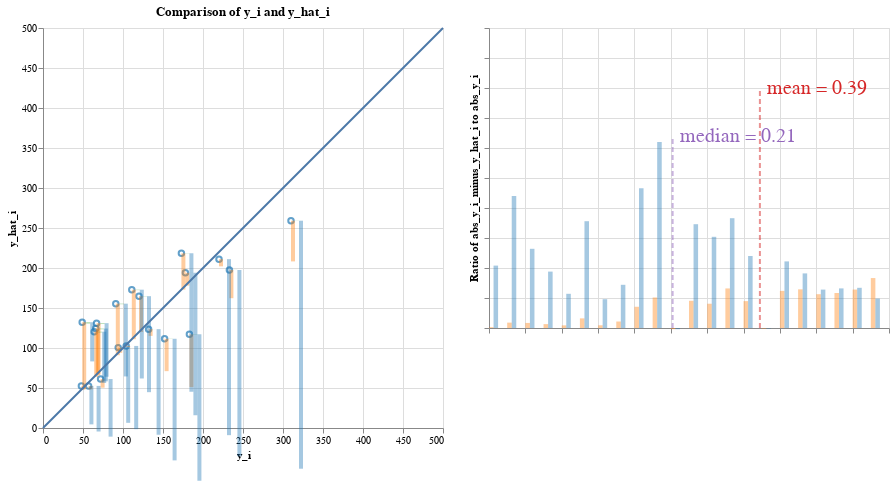

The notebook cell this image was saved under:
### Code cell
# mean absolute percentage error

########### BEGIN COMPUTATION GRAPH ##########
## Everything below can be extracted from the abstract syntax tree

EPSILON=1e-1
abs_y_i = np.maximum(y_i, np.full_like(y_i, EPSILON))
ape = abs_y_i_minus_y_hat_i / abs_y_i
mape = np.mean(ape)
data_dict['abs_y_i'] = abs_y_i
data_dict['ape'] = ape
data_dict['mape'] = mape

mean = ComputationNode('mean', None, 'mean', input_data=['ape'], output_data='mape')
ape_node = ComputationNode('ape', mean, 'vector_ratio', input_data=['abs_y_i_node', 'abs_y_i_minus_y_hat_i'], output_data='ape')

abs_y_i_minus_y_hat_i_node = ComputationNode('abs_y_i_minus_y_hat_i', ape_node, 'vector_abs', input_data=['y_i_minus_y_hat_i'], output_data='abs_y_i_minus_y_hat_i')
vector_difference_residuals = ComputationNode('vector_difference_residuals', abs_y_i_minus_y_hat_i_node, 'vector_diff', input_data=['y_i', 'y_hat_i'], output_data='y_i_minus_y_hat_i')
y_i_res_node = ComputationNode('literal_yi_res', vector_difference_residuals, 'vector', output_data='y_i')
y_hat_node = ComputationNode('literal_yhat', vector_difference_residuals, 'vector', output_data='y_hat_i')

abs_y_i_node = ComputationNode('abs_y_i', ape_node, 'vector_abs', input_data=['y_i'], output_data='abs_y_i')
y_i_den_node = ComputationNode('literal_yi_den', abs_y_i_node, 'vector', output_data='y_i')

parser = ComputationTreeParser(mean)
parser.parse_computation_tree()
vis_containers = parser.visualization_containers
########### END COMPUTATION GRAPH ##########
# print("vis_containers is ")
# [vc.pp() for vc in vis_containers]
r = AltairRenderer(vis_containers, data_dict, input_vars=input_vars)
charts = r.convert_to_charts()

charts.display()

### Figure 1 — Vega-Lite specification as saved in the notebook (floating-point values rounded to 4 significant figures)
{"config": {"view": {"continuousWidth": 400, "continuousHeight": 300}}, "hconcat": [{"layer": [{"data": {"name": "data-6e092f501a2a628f76569e6b429013ac"}, "mark": "point", "encoding": {"color": {"condition": {"value": "yellow", "selection": "selector005"}, "field": "color", "legend": null, "scale": {"scheme": "category10"}, "type": "nominal"}, "tooltip": [{"field": "age", "type": "quantitative"}, {"field": "bmi", "type": "quantitative"}, {"field": "bp", "type": "quantitative"}, {"field": "glu", "type": "quantitative"}, {"field": "hdl", "type": "quantitative"}, {"field": "id", "type": "quantitative"}, {"field": "ldl", "type": "quantitative"}, {"field": "ltg", "type": "quantitative"}, {"field": "sex", "type": "quantitative"}, {"field": "tc", "type": "quantitative"}, {"field": "tch", "type": "quantitative"}, {"field": "y_hat_i", "type": "quantitative"}, {"field": "y_i", "type": "quantitative"}], "x": {"axis": {"title": "y_i"}, "field": "x", "scale": {"domain": [0, 500]}, "type": "quantitative"}, "y": {"axis": {"title": "y_hat_i"}, "field": "y", "scale": {"domain": [0, 500]}, "type": "quantitative"}}, "height": 400.0, "title": "Comparison of y_i and y_hat_i", "width": 400.0}, {"data": {"name": "data-f23100d35b661fa300e635121468b1d9"}, "mark": {"type": "rect", "opacity": 0.4}, "encoding": {"color": {"condition": {"value": "yellow", "selection": "selector005"}, "field": "color-ratio", "legend": null, "scale": {"scheme": "category10"}, "type": "nominal"}, "x": {"field": "x-ratio", "scale": {"domain": [0, 500]}, "type": "quantitative"}, "x2": {"field": "x2-ratio"}, "y": {"field": "y-ratio", "scale": {"domain": [0, 500]}, "type": "quantitative"}, "y2": {"field": "y2-ratio"}}, "selection": {"selector005": {"type": "single", "fields": ["id"], "on": "mouseover", "empty": "none"}}}, {"data": {"name": "data-e18c70fdf05de719b9350ab397f3d2c9"}, "mark": "line", "encoding": {"x": {"field": "x", "type": "quantitative"}, "y": {"field": "y", "type": "quantitative"}}}]}, {"layer": [{"data": {"name": "data-80c5a44e65f572d8bcedc7d023a56444"}, "mark": {"type": "rect", "opacity": 0.4}, "encoding": {"color": {"condition": {"value": "yellow", "selection": "selector005"}, "field": "color-ratio", "legend": null, "scale": {"scheme": "category10"}, "type": "nominal"}, "x": {"axis": {"labels": false, "title": ""}, "field": "x-ratio", "type": "quantitative"}, "x2": {"field": "x2-ratio"}, "y": {"axis": {"labels": false, "title": "Ratio of abs_y_i_minus_y_hat_i to abs_y_i"}, "field": "y-ratio", "scale": {"domain": [0, 500]}, "type": "quantitative"}, "y2": {"field": "y2-ratio"}}, "selection": {"selector005": {"type": "single", "fields": ["id"], "on": "mouseover", "empty": "none"}}}, {"data": {"name": "data-6d6cf51ece5df7735dc40277fad1fd3c"}, "mark": {"type": "line", "opacity": 0.5, "strokeDash": [5, 3], "strokeWidth": 2}, "encoding": {"color": {"field": "color", "legend": null, "scale": {"scheme": "category10"}, "type": "nominal"}, "x": {"field": "x", "type": "quantitative"}, "y": {"field": "y", "type": "quantitative"}}}, {"data": {"name": "data-6d6cf51ece5df7735dc40277fad1fd3c"}, "mark": {"type": "text", "align": "left", "baseline": "middle", "dx": 7, "fontSize": 20}, "encoding": {"color": {"field": "color", "legend": null, "scale": {"scheme": "category10"}, "type": "nominal"}, "text": {"value": "mean = 0.39"}, "x": {"field": "x", "type": "quantitative"}, "y": {"field": "y", "type": "quantitative"}}, "transform": [{"filter": "(datum.y > 0)"}]}, {"data": {"name": "data-b38c351dfa418d37263b51cb432adac3"}, "mark": {"type": "line", "opacity": 0.5, "strokeDash": [5, 3], "strokeWidth": 2}, "encoding": {"color": {"field": "color", "legend": null, "scale": {"scheme": "category10"}, "type": "nominal"}, "x": {"field": "x", "type": "quantitative"}, "y": {"field": "y", "type": "quantitative"}}}, {"data": {"name": "data-b38c351dfa418d37263b51cb432adac3"}, "mark": {"type": "text", "align": "left", "baseline": "middle", "dx": 7, "fontSize": 20}, "encoding": {"color": {"field": "color", "legend": null, "scale": {"scheme": "category10"}, "type": "nominal"}, "text": {"value": "median = 0.21"}, "x": {"field": "x", "type": "quantitative"}, "y": {"field": "y", "type": "quantitative"}}, "transform": [{"filter": "(datum.y > 0)"}]}]}], "$schema": "https://vega.github.io/schema/vega-lite/v4.17.0.json", "datasets": {"data-6e092f501a2a628f76569e6b429013ac": [{"linediff": 35.38, "color": "abs_y_i", "x": 233.0, "y": 197.6, "abs_y_i_minus_y_hat_i": 35.38, "ape": 0.1518, "color-ape": "ape", "abs_y_i": 233.0, "id": 0, "y_i": 233.0, "y_hat_i": 197.6, "age": -0.07817, "sex": 0.05068, "bmi": 0.07786, "bp": 0.05286, "tc": 0.07824, "ldl": 0.06445, "hdl": 0.02655, "tch": -0.002592, "ltg": 0.04067, "glu": -0.009362}, {"linediff": -64.44, "color": "abs_y_i", "x": 91.0, "y": 155.4, "abs_y_i_minus_y_hat_i": 64.44, "ape": 0.7081, "color-ape": "ape", "abs_y_i": 91.0, "id": 1, "y_i": 91.0, "y_hat_i": 155.4, "age": 0.009016, "sex": 0.05068, "bmi": -0.03962, "bp": 0.02876, "tc": 0.03833, "ldl": 0.07353, "hdl": -0.07285, "tch": 0.1081, "ltg": 0.01557, "glu": -0.04664}, {"linediff": -61.89, "color": "abs_y_i", "x": 111.0, "y": 172.9, "abs_y_i_minus_y_hat_i": 61.89, "ape": 0.5576, "color-ape": "ape", "abs_y_i": 111.0, "id": 2, "y_i": 111.0, "y_hat_i": 172.9, "age": 0.001751, "sex": 0.05068, "bmi": 0.01104, "bp": -0.01944, "tc": -0.0167, "ldl": -0.003819, "hdl": -0.04708, "tch": 0.03431, "ltg": 0.02406, "glu": 0.02377}, {"linediff": 40.47, "color": "abs_y_i", "x": 152.0, "y": 111.5, "abs_y_i_minus_y_hat_i": 40.47, "ape": 0.2662, "color-ape": "ape", "abs_y_i": 152.0, "id": 3, "y_i": 152.0, "y_hat_i": 111.5, "age": -0.07817, "sex": -0.04464, "bmi": -0.0407, "bp": -0.08141, "tc": -0.1006, "ldl": -0.1128, "hdl": 0.02287, "tch": -0.07639, "ltg": -0.02029, "glu": -0.05078}, {"linediff": -44.79, "color": "abs_y_i", "x": 120.0, "y": 164.8, "abs_y_i_minus_y_hat_i": 44.79, "ape": 0.3733, "color-ape": "ape", "abs_y_i": 120.0, "id": 4, "y_i": 120.0, "y_hat_i": 164.8, "age": 0.03081, "sex": 0.05068, "bmi": -0.03423, "bp": 0.04367, "tc": 0.0576, "ldl": 0.06883, "hdl": -0.03236, "tch": 0.05756, "ltg": 0.03546, "glu": 0.08591}, {"linediff": -64.07, "color": "abs_y_i", "x": 67.0, "y": 131.1, "abs_y_i_minus_y_hat_i": 64.07, "ape": 0.9562, "color-ape": "ape", "abs_y_i": 67.0, "id": 5, "y_i": 67.0, "y_hat_i": 131.1, "age": -0.03457, "sex": 0.05068, "bmi": 0.00565, "bp": -0.00567, "tc": -0.07312, "ldl": -0.06269, "hdl": -0.006584, "tch": -0.03949, "ltg": -0.04542, "glu": 0.03206}, {"linediff": 50.88, "color": "abs_y_i", "x": 310.0, "y": 259.1, "abs_y_i_minus_y_hat_i": 50.88, "ape": 0.1641, "color-ape": "ape", "abs_y_i": 310.0, "id": 6, "y_i": 310.0, "y_hat_i": 259.1, "age": 0.04897, "sex": 0.05068, "bmi": 0.08864, "bp": 0.08729, "tc": 0.03558, "ldl": 0.02155, "hdl": -0.02499, "tch": 0.03431, "ltg": 0.06605, "glu": 0.1315}, {"linediff": -6.479, "color": "abs_y_i", "x": 94.0, "y": 100.5, "abs_y_i_minus_y_hat_i": 6.479, "ape": 0.06892, "color-ape": "ape", "abs_y_i": 94.0, "id": 7, "y_i": 94.0, "y_hat_i": 100.5, "age": -0.04184, "sex": -0.04464, "bmi": -0.03315, "bp": -0.02288, "tc": 0.04659, "ldl": 0.04159, "hdl": 0.056, "tch": -0.02473, "ltg": -0.02595, "glu": -0.03836}, {"linediff": 65.94, "color": "abs_y_i", "x": 183.0, "y": 117.1, "abs_y_i_minus_y_hat_i": 65.94, "ape": 0.3603, "color-ape": "ape", "abs_y_i": 183.0, "id": 8, "y_i": 183.0, "y_hat_i": 117.1, "age": -0.009147, "sex": -0.04464, "bmi": -0.05686, "bp": -0.05043, "tc": 0.02182, "ldl": 0.04535, "hdl": -0.02867, "tch": 0.03431, "ltg": -0.009919, "glu": -0.01765}, {"linediff": -58.3, "color": "abs_y_i", "x": 66.0, "y": 124.3, "abs_y_i_minus_y_hat_i": 58.3, "ape": 0.8834, "color-ape": "ape", "abs_y_i": 66.0, "id": 9, "y_i": 66.0, "y_hat_i": 124.3, "age": 0.07077, "sex": 0.05068, "bmi": -0.031, "bp": 0.02187, "tc": -0.03734, "ldl": -0.04703, "hdl": 0.03391, "tch": -0.03949, "ltg": -0.01496, "glu": -0.001078}, {"linediff": -45.37, "color": "abs_y_i", "x": 173.0, "y": 218.4, "abs_y_i_minus_y_hat_i": 45.37, "ape": 0.2622, "color-ape": "ape", "abs_y_i": 173.0, "id": 10, "y_i": 173.0, "y_hat_i": 218.4, "age": 0.009016, "sex": -0.04464, "bmi": 0.05523, "bp": -0.00567, "tc": 0.0576, "ldl": 0.04472, "hdl": -0.002903, "tch": 0.02324, "ltg": 0.05569, "glu": 0.1066}, {"linediff": 10.8, "color": "abs_y_i", "x": 72.0, "y": 61.2, "abs_y_i_minus_y_hat_i": 10.8, "ape": 0.1501, "color-ape": "ape", "abs_y_i": 72.0, "id": 11, "y_i": 72.0, "y_hat_i": 61.2, "age": -0.02731, "sex": -0.04464, "bmi": -0.0601, "bp": -0.02977, "tc": 0.04659, "ldl": 0.01998, "hdl": 0.1223, "tch": -0.03949, "ltg": -0.0514, "glu": -0.009362}, {"linediff": -83.25, "color": "abs_y_i", "x": 49.0, "y": 132.2, "abs_y_i_minus_y_hat_i": 83.25, "ape": 1.699, "color-ape": "ape", "abs_y_i": 49.0, "id": 12, "y_i": 49.0, "y_hat_i": 132.2, "age": 0.01628, "sex": -0.04464, "bmi": 0.001339, "bp": 0.008101, "tc": 0.005311, "ldl": 0.0109, "hdl": 0.03023, "tch": -0.03949, "ltg": -0.04542, "glu": 0.03206}, {"linediff": -56.33, "color": "abs_y_i", "x": 64.0, "y": 120.3, "abs_y_i_minus_y_hat_i": 56.33, "ape": 0.8802, "color-ape": "ape", "abs_y_i": 64.0, "id": 13, "y_i": 64.0, "y_hat_i": 120.3, "age": -0.01278, "sex": -0.04464, "bmi": -0.02345, "bp": -0.0401, "tc": -0.0167, "ldl": 0.004636, "hdl": -0.01763, "tch": -0.002592, "ltg": -0.03846, "glu": -0.03836}, {"linediff": -4.545, "color": "abs_y_i", "x": 48.0, "y": 52.55, "abs_y_i_minus_y_hat_i": 4.545, "ape": 0.09469, "color-ape": "ape", "abs_y_i": 48.0, "id": 14, "y_i": 48.0, "y_hat_i": 52.55, "age": -0.05637, "sex": -0.04464, "bmi": -0.07411, "bp": -0.05043, "tc": -0.02496, "ldl": -0.04703, "hdl": 0.09282, "tch": -0.07639, "ltg": -0.06118, "glu": -0.04664}, {"linediff": -16.04, "color": "abs_y_i", "x": 178.0, "y": 194.0, "abs_y_i_minus_y_hat_i": 16.04, "ape": 0.0901, "color-ape": "ape", "abs_y_i": 178.0, "id": 15, "y_i": 178.0, "y_hat_i": 194.0, "age": 0.04171, "sex": 0.05068, "bmi": 0.01966, "bp": 0.05974, "tc": -0.005697, "ldl": -0.002566, "hdl": -0.02867, "tch": -0.002592, "ltg": 0.03119, "glu": 0.007207}, {"linediff": 1.424, "color": "abs_y_i", "x": 104.0, "y": 102.6, "abs_y_i_minus_y_hat_i": 1.424, "ape": 0.0137, "color-ape": "ape", "abs_y_i": 104.0, "id": 16, "y_i": 104.0, "y_hat_i": 102.6, "age": -0.005515, "sex": 0.05068, "bmi": -0.01591, "bp": -0.06764, "tc": 0.04934, "ldl": 0.07917, "hdl": -0.02867, "tch": 0.03431, "ltg": -0.01811, "glu": 0.04449}, {"linediff": 8.432, "color": "abs_y_i", "x": 132.0, "y": 123.6, "abs_y_i_minus_y_hat_i": 8.432, "ape": 0.06388, "color-ape": "ape", "abs_y_i": 132.0, "id": 17, "y_i": 132.0, "y_hat_i": 123.6, "age": 0.04171, "sex": 0.05068, "bmi": -0.01591, "bp": 0.01729, "tc": -0.03734, "ldl": -0.01384, "hdl": -0.02499, "tch": -0.01108, "ltg": -0.04688, "glu": 0.01549}, {"linediff": 8.965, "color": "abs_y_i", "x": 220.0, "y": 211.0, "abs_y_i_minus_y_hat_i": 8.965, "ape": 0.04075, "color-ape": "ape", "abs_y_i": 220.0, "id": 18, "y_i": 220.0, "y_hat_i": 211.0, "age": -0.04547, "sex": -0.04464, "bmi": 0.03906, "bp": 0.001215, "tc": 0.01632, "ldl": 0.01528, "hdl": -0.02867, "tch": 0.02656, "ltg": 0.04453, "glu": -0.02593}, {"linediff": 4.398, "color": "abs_y_i", "x": 57.0, "y": 52.6, "abs_y_i_minus_y_hat_i": 4.398, "ape": 0.07715, "color-ape": "ape", "abs_y_i": 57.0, "id": 19, "y_i": 57.0, "y_hat_i": 52.6, "age": -0.04547, "sex": -0.04464, "bmi": -0.07303, "bp": -0.08141, "tc": 0.08374, "ldl": 0.02781, "hdl": 0.1738, "tch": -0.03949, "ltg": -0.004222, "glu": 0.003064}], "data-f23100d35b661fa300e635121468b1d9": [{"x-ratio": 233.0, "y-ratio": 197.6, "x2-ratio": 238.0, "y2-ratio": 162.2, "color-ratio": "abs_y_i_minus_y_hat_i", "id": 0}, {"x-ratio": 91.0, "y-ratio": 155.4, "x2-ratio": 96.0, "y2-ratio": 91.0, "color-ratio": "abs_y_i_minus_y_hat_i", "id": 1}, {"x-ratio": 111.0, "y-ratio": 172.9, "x2-ratio": 116.0, "y2-ratio": 111.0, "color-ratio": "abs_y_i_minus_y_hat_i", "id": 2}, {"x-ratio": 152.0, "y-ratio": 111.5, "x2-ratio": 157.0, "y2-ratio": 71.07, "color-ratio": "abs_y_i_minus_y_hat_i", "id": 3}, {"x-ratio": 120.0, "y-ratio": 164.8, "x2-ratio": 125.0, "y2-ratio": 120.0, "color-ratio": "abs_y_i_minus_y_hat_i", "id": 4}, {"x-ratio": 67.0, "y-ratio": 131.1, "x2-ratio": 72.0, "y2-ratio": 67.0, "color-ratio": "abs_y_i_minus_y_hat_i", "id": 5}, {"x-ratio": 310.0, "y-ratio": 259.1, "x2-ratio": 315.0, "y2-ratio": 208.2, "color-ratio": "abs_y_i_minus_y_hat_i", "id": 6}, {"x-ratio": 94.0, "y-ratio": 100.5, "x2-ratio": 99.0, "y2-ratio": 94.0, "color-ratio": "abs_y_i_minus_y_hat_i", "id": 7}, {"x-ratio": 183.0, "y-ratio": 117.1, "x2-ratio": 188.0, "y2-ratio": 51.12, "color-ratio": "abs_y_i_minus_y_hat_i", "id": 8}, {"x-ratio": 66.0, "y-ratio": 124.3, "x2-ratio": 71.0, "y2-ratio": 66.0, "color-ratio": "abs_y_i_minus_y_hat_i", "id": 9}, {"x-ratio": 173.0, "y-ratio": 218.4, "x2-ratio": 178.0, "y2-ratio": 173.0, "color-ratio": "abs_y_i_minus_y_hat_i", "id": 10}, {"x-ratio": 72.0, "y-ratio": 61.2, "x2-ratio": 77.0, "y2-ratio": 50.39, "color-ratio": "abs_y_i_minus_y_hat_i", "id": 11}, {"x-ratio": 49.0, "y-ratio": 132.2, "x2-ratio": 54.0, "y2-ratio": 49.0, "color-ratio": "abs_y_i_minus_y_hat_i", "id": 12}, {"x-ratio": 64.0, "y-ratio": 120.3, "x2-ratio": 69.0, "y2-ratio": 64.0, "color-ratio": "abs_y_i_minus_y_hat_i", "id": 13}, {"x-ratio": 48.0, "y-ratio": 52.55, "x2-ratio": 53.0, "y2-ratio": 48.0, "color-ratio": "abs_y_i_minus_y_hat_i", "id": 14}, {"x-ratio": 178.0, "y-ratio": 194.0, "x2-ratio": 183.0, "y2-ratio": 178.0, "color-ratio": "abs_y_i_minus_y_hat_i", "id": 15}, {"x-ratio": 104.0, "y-ratio": 102.6, "x2-ratio": 109.0, "y2-ratio": 101.2, "color-ratio": "abs_y_i_minus_y_hat_i", "id": 16}, {"x-ratio": 132.0, "y-ratio": 123.6, "x2-ratio": 137.0, "y2-ratio": 115.1, "color-ratio": "abs_y_i_minus_y_hat_i", "id": 17}, {"x-ratio": 220.0, "y-ratio": 211.0, "x2-ratio": 225.0, "y2-ratio": 202.1, "color-ratio": "abs_y_i_minus_y_hat_i", "id": 18}, {"x-ratio": 57.0, "y-ratio": 52.6, "x2-ratio": 62.0, "y2-ratio": 48.2, "color-ratio": "abs_y_i_minus_y_hat_i", "id": 19}, {"x-ratio": 238.0, "y-ratio": 197.6, "x2-ratio": 243.0, "y2-ratio": 197.5, "color-ratio": "ape", "id": 0}, {"x-ratio": 96.0, "y-ratio": 155.4, "x2-ratio": 101.0, "y2-ratio": 154.7, "color-ratio": "ape", "id": 1}, {"x-ratio": 116.0, "y-ratio": 172.9, "x2-ratio": 121.0, "y2-ratio": 172.3, "color-ratio": "ape", "id": 2}, {"x-ratio": 157.0, "y-ratio": 111.5, "x2-ratio": 162.0, "y2-ratio": 111.3, "color-ratio": "ape", "id": 3}, {"x-ratio": 125.0, "y-ratio": 164.8, "x2-ratio": 130.0, "y2-ratio": 164.4, "color-ratio": "ape", "id": 4}, {"x-ratio": 72.0, "y-ratio": 131.1, "x2-ratio": 77.0, "y2-ratio": 130.1, "color-ratio": "ape", "id": 5}, {"x-ratio": 315.0, "y-ratio": 259.1, "x2-ratio": 320.0, "y2-ratio": 259.0, "color-ratio": "ape", "id": 6}, {"x-ratio": 99.0, "y-ratio": 100.5, "x2-ratio": 104.0, "y2-ratio": 100.4, "color-ratio": "ape", "id": 7}, {"x-ratio": 188.0, "y-ratio": 117.1, "x2-ratio": 193.0, "y2-ratio": 116.7, "color-ratio": "ape", "id": 8}, {"x-ratio": 71.0, "y-ratio": 124.3, "x2-ratio": 76.0, "y2-ratio": 123.4, "color-ratio": "ape", "id": 9}, {"x-ratio": 178.0, "y-ratio": 218.4, "x2-ratio": 183.0, "y2-ratio": 218.1, "color-ratio": "ape", "id": 10}, {"x-ratio": 77.0, "y-ratio": 61.2, "x2-ratio": 82.0, "y2-ratio": 61.05, "color-ratio": "ape", "id": 11}, {"x-ratio": 54.0, "y-ratio": 132.2, "x2-ratio": 59.0, "y2-ratio": 130.5, "color-ratio": "ape", "id": 12}, {"x-ratio": 69.0, "y-ratio": 120.3, "x2-ratio": 74.0, "y2-ratio": 119.5, "color-ratio": "ape", "id": 13}, {"x-ratio": 53.0, "y-ratio": 52.55, "x2-ratio": 58.0, "y2-ratio": 52.45, "color-ratio": "ape", "id": 14}, {"x-ratio": 183.0, "y-ratio": 194.0, "x2-ratio": 188.0, "y2-ratio": 193.9, "color-ratio": "ape", "id": 15}, {"x-ratio": 109.0, "y-ratio": 102.6, "x2-ratio": 114.0, "y2-ratio": 102.6, "color-ratio": "ape", "id": 16}, {"x-ratio": 137.0, "y-ratio": 123.6, "x2-ratio": 142.0, "y2-ratio": 123.5, "color-ratio": "ape", "id": 17}, {"x-ratio": 225.0, "y-ratio": 211.0, "x2-ratio": 230.0, "y2-ratio": 211.0, "color-ratio": "ape", "id": 18}, {"x-ratio": 62.0, "y-ratio": 52.6, "x2-ratio": 67.0, "y2-ratio": 52.53, "color-ratio": "ape", "id": 19}, {"x-ratio": 243.0, "y-ratio": 197.6, "x2-ratio": 248.0, "y2-ratio": -35.38, "color-ratio": "abs_y_i", "id": 0}, {"x-ratio": 101.0, "y-ratio": 155.4, "x2-ratio": 106.0, "y2-ratio": 64.44, "color-ratio": "abs_y_i", "id": 1}, {"x-ratio": 121.0, "y-ratio": 172.9, "x2-ratio": 126.0, "y2-ratio": 61.89, "color-ratio": "abs_y_i", "id": 2}, {"x-ratio": 162.0, "y-ratio": 111.5, "x2-ratio": 167.0, "y2-ratio": -40.47, "color-ratio": "abs_y_i", "id": 3}, {"x-ratio": 130.0, "y-ratio": 164.8, "x2-ratio": 135.0, "y2-ratio": 44.79, "color-ratio": "abs_y_i", "id": 4}, {"x-ratio": 77.0, "y-ratio": 131.1, "x2-ratio": 82.0, "y2-ratio": 64.07, "color-ratio": "abs_y_i", "id": 5}, {"x-ratio": 320.0, "y-ratio": 259.1, "x2-ratio": 325.0, "y2-ratio": -50.88, "color-ratio": "abs_y_i", "id": 6}, {"x-ratio": 104.0, "y-ratio": 100.5, "x2-ratio": 109.0, "y2-ratio": 6.479, "color-ratio": "abs_y_i", "id": 7}, {"x-ratio": 193.0, "y-ratio": 117.1, "x2-ratio": 198.0, "y2-ratio": -65.94, "color-ratio": "abs_y_i", "id": 8}, {"x-ratio": 76.0, "y-ratio": 124.3, "x2-ratio": 81.0, "y2-ratio": 58.3, "color-ratio": "abs_y_i", "id": 9}, {"x-ratio": 183.0, "y-ratio": 218.4, "x2-ratio": 188.0, "y2-ratio": 45.37, "color-ratio": "abs_y_i", "id": 10}, {"x-ratio": 82.0, "y-ratio": 61.2, "x2-ratio": 87.0, "y2-ratio": -10.8, "color-ratio": "abs_y_i", "id": 11}, {"x-ratio": 59.0, "y-ratio": 132.2, "x2-ratio": 64.0, "y2-ratio": 83.25, "color-ratio": "abs_y_i", "id": 12}, {"x-ratio": 74.0, "y-ratio": 120.3, "x2-ratio": 79.0, "y2-ratio": 56.33, "color-ratio": "abs_y_i", "id": 13}, {"x-ratio": 58.0, "y-ratio": 52.55, "x2-ratio": 63.0, "y2-ratio": 4.545, "color-ratio": "abs_y_i", "id": 14}, {"x-ratio": 188.0, "y-ratio": 194.0, "x2-ratio": 193.0, "y2-ratio": 16.04, "color-ratio": "abs_y_i", "id": 15}, {"x-ratio": 114.0, "y-ratio": 102.6, "x2-ratio": 119.0, "y2-ratio": -1.424, "color-ratio": "abs_y_i", "id": 16}, {"x-ratio": 142.0, "y-ratio": 123.6, "x2-ratio": 147.0, "y2-ratio": -8.432, "color-ratio": "abs_y_i", "id": 17}, {"x-ratio": 230.0, "y-ratio": 211.0, "x2-ratio": 235.0, "y2-ratio": -8.965, "color-ratio": "abs_y_i", "id": 18}, {"x-ratio": 67.0, "y-ratio": 52.6, "x2-ratio": 72.0, "y2-ratio": -4.398, "color-ratio": "abs_y_i", "id": 19}], "data-e18c70fdf05de719b9350ab397f3d2c9": [{"x": 0, "y": 0}, {"x": 500, "y": 500}], "data-80c5a44e65f572d8bcedc7d023a56444": [{"x-ratio": 0.0, "y-ratio": 0, "x2-ratio": 0.25, "y2-ratio": 1.424, "color-ratio": "abs_y_i_minus_y_hat_i", "id": 16}, {"x-ratio": 1.0, "y-ratio": 0, "x2-ratio": 1.25, "y2-ratio": 8.965, "color-ratio": "abs_y_i_minus_y_hat_i", "id": 18}, {"x-ratio": 2.0, "y-ratio": 0, "x2-ratio": 2.25, "y2-ratio": 8.432, "color-ratio": "abs_y_i_minus_y_hat_i", "id": 17}, {"x-ratio": 3.0, "y-ratio": 0, "x2-ratio": 3.25, "y2-ratio": 6.479, "color-ratio": "abs_y_i_minus_y_hat_i", "id": 7}, {"x-ratio": 4.0, "y-ratio": 0, "x2-ratio": 4.25, "y2-ratio": 4.398, "color-ratio": "abs_y_i_minus_y_hat_i", "id": 19}, {"x-ratio": 5.0, "y-ratio": 0, "x2-ratio": 5.25, "y2-ratio": 16.04, "color-ratio": "abs_y_i_minus_y_hat_i", "id": 15}, {"x-ratio": 6.0, "y-ratio": 0, "x2-ratio": 6.25, "y2-ratio": 4.545, "color-ratio": "abs_y_i_minus_y_hat_i", "id": 14}, {"x-ratio": 7.0, "y-ratio": 0, "x2-ratio": 7.25, "y2-ratio": 10.8, "color-ratio": "abs_y_i_minus_y_hat_i", "id": 11}, {"x-ratio": 8.0, "y-ratio": 0, "x2-ratio": 8.25, "y2-ratio": 35.38, "color-ratio": "abs_y_i_minus_y_hat_i", "id": 0}, {"x-ratio": 9.0, "y-ratio": 0, "x2-ratio": 9.25, "y2-ratio": 50.88, "color-ratio": "abs_y_i_minus_y_hat_i", "id": 6}, {"x-ratio": 10.0, "y-ratio": 0, "x2-ratio": 10.25, "y2-ratio": -2.0, "color-ratio": "abs_y_i_minus_y_hat_i", "id": 21}, {"x-ratio": 11.0, "y-ratio": 0, "x2-ratio": 11.25, "y2-ratio": 45.37, "color-ratio": "abs_y_i_minus_y_hat_i", "id": 10}, {"x-ratio": 12.0, "y-ratio": 0, "x2-ratio": 12.25, "y2-ratio": 40.47, "color-ratio": "abs_y_i_minus_y_hat_i", "id": 3}, {"x-ratio": 13.0, "y-ratio": 0, "x2-ratio": 13.25, "y2-ratio": 65.94, "color-ratio": "abs_y_i_minus_y_hat_i", "id": 8}, {"x-ratio": 14.0, "y-ratio": 0, "x2-ratio": 14.25, "y2-ratio": 44.79, "color-ratio": "abs_y_i_minus_y_hat_i", "id": 4}, {"x-ratio": 15.0, "y-ratio": 0, "x2-ratio": 15.25, "y2-ratio": -1.0, "color-ratio": "abs_y_i_minus_y_hat_i", "id": 20}, {"x-ratio": 16.0, "y-ratio": 0, "x2-ratio": 16.25, "y2-ratio": 61.89, "color-ratio": "abs_y_i_minus_y_hat_i", "id": 2}, {"x-ratio": 17.0, "y-ratio": 0, "x2-ratio": 17.25, "y2-ratio": 64.44, "color-ratio": "abs_y_i_minus_y_hat_i", "id": 1}, {"x-ratio": 18.0, "y-ratio": 0, "x2-ratio": 18.25, "y2-ratio": 56.33, "color-ratio": "abs_y_i_minus_y_hat_i", "id": 13}, {"x-ratio": 19.0, "y-ratio": 0, "x2-ratio": 19.25, "y2-ratio": 58.3, "color-ratio": "abs_y_i_minus_y_hat_i", "id": 9}, {"x-ratio": 20.0, "y-ratio": 0, "x2-ratio": 20.25, "y2-ratio": 64.07, "color-ratio": "abs_y_i_minus_y_hat_i", "id": 5}, {"x-ratio": 21.0, "y-ratio": 0, "x2-ratio": 21.25, "y2-ratio": 83.25, "color-ratio": "abs_y_i_minus_y_hat_i", "id": 12}, {"x-ratio": 0.25, "y-ratio": 0, "x2-ratio": 0.5, "y2-ratio": 104.0, "color-ratio": "abs_y_i", "id": 16}, {"x-ratio": 1.25, "y-ratio": 0, "x2-ratio": 1.5, "y2-ratio": 220.0, "color-ratio": "abs_y_i", "id": 18}, {"x-ratio": 2.25, "y-ratio": 0, "x2-ratio": 2.5, "y2-ratio": 132.0, "color-ratio": "abs_y_i", "id": 17}, {"x-ratio": 3.25, "y-ratio": 0, "x2-ratio": 3.5, "y2-ratio": 94.0, "color-ratio": "abs_y_i", "id": 7}, {"x-ratio": 4.25, "y-ratio": 0, "x2-ratio": 4.5, "y2-ratio": 57.0, "color-ratio": "abs_y_i", "id": 19}, {"x-ratio": 5.25, "y-ratio": 0, "x2-ratio": 5.5, "y2-ratio": 178.0, "color-ratio": "abs_y_i", "id": 15}, {"x-ratio": 6.25, "y-ratio": 0, "x2-ratio": 6.5, "y2-ratio": 48.0, "color-ratio": "abs_y_i", "id": 14}, {"x-ratio": 7.25, "y-ratio": 0, "x2-ratio": 7.5, "y2-ratio": 72.0, "color-ratio": "abs_y_i", "id": 11}, {"x-ratio": 8.25, "y-ratio": 0, "x2-ratio": 8.5, "y2-ratio": 233.0, "color-ratio": "abs_y_i", "id": 0}, {"x-ratio": 9.25, "y-ratio": 0, "x2-ratio": 9.5, "y2-ratio": 310.0, "color-ratio": "abs_y_i", "id": 6}, {"x-ratio": 10.25, "y-ratio": 0, "x2-ratio": 10.5, "y2-ratio": -2.0, "color-ratio": "abs_y_i", "id": 21}, {"x-ratio": 11.25, "y-ratio": 0, "x2-ratio": 11.5, "y2-ratio": 173.0, "color-ratio": "abs_y_i", "id": 10}, {"x-ratio": 12.25, "y-ratio": 0, "x2-ratio": 12.5, "y2-ratio": 152.0, "color-ratio": "abs_y_i", "id": 3}, {"x-ratio": 13.25, "y-ratio": 0, "x2-ratio": 13.5, "y2-ratio": 183.0, "color-ratio": "abs_y_i", "id": 8}, {"x-ratio": 14.25, "y-ratio": 0, "x2-ratio": 14.5, "y2-ratio": 120.0, "color-ratio": "abs_y_i", "id": 4}, {"x-ratio": 15.25, "y-ratio": 0, "x2-ratio": 15.5, "y2-ratio": -1.0, "color-ratio": "abs_y_i", "id": 20}, {"x-ratio": 16.25, "y-ratio": 0, "x2-ratio": 16.5, "y2-ratio": 111.0, "color-ratio": "abs_y_i", "id": 2}, {"x-ratio": 17.25, "y-ratio": 0, "x2-ratio": 17.5, "y2-ratio": 91.0, "color-ratio": "abs_y_i", "id": 1}, {"x-ratio": 18.25, "y-ratio": 0, "x2-ratio": 18.5, "y2-ratio": 64.0, "color-ratio": "abs_y_i", "id": 13}, {"x-ratio": 19.25, "y-ratio": 0, "x2-ratio": 19.5, "y2-ratio": 66.0, "color-ratio": "abs_y_i", "id": 9}, {"x-ratio": 20.25, "y-ratio": 0, "x2-ratio": 20.5, "y2-ratio": 67.0, "color-ratio": "abs_y_i", "id": 5}, {"x-ratio": 21.25, "y-ratio": 0, "x2-ratio": 21.5, "y2-ratio": 49.0, "color-ratio": "abs_y_i", "id": 12}], "data-6d6cf51ece5df7735dc40277fad1fd3c": [{"x": 14.9, "y": 0.0, "color": "mean"}, {"x": 14.9, "y": 400.0, "color": "mean"}], "data-b38c351dfa418d37263b51cb432adac3": [{"x": 10.1, "y": 0.0, "color": "median"}, {"x": 10.1, "y": 320.0, "color": "median"}]}}
